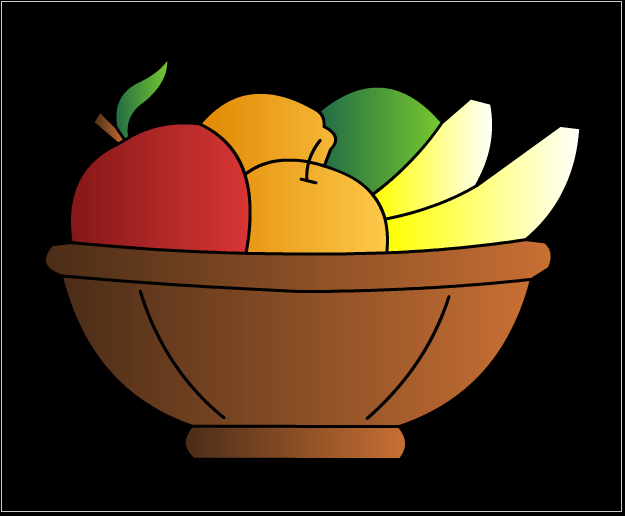
//> input picture fruits.png, 625 x 516 px
$ ./canny   (built with g++ and OpenCV 4)
//> lines starting //> are read from the running program, lines starting //| are printed output that depends on the picture
#include "opencv2/highgui/highgui.hpp"
#include "opencv2/imgproc/imgproc.hpp"
#include "opencv2/core/core.hpp"

#include <iostream>

#include <stdio.h>
#include <stdlib.h>

using namespace cv;
using namespace std;

int main()
{
	Mat a=imread("fruits.png",0);
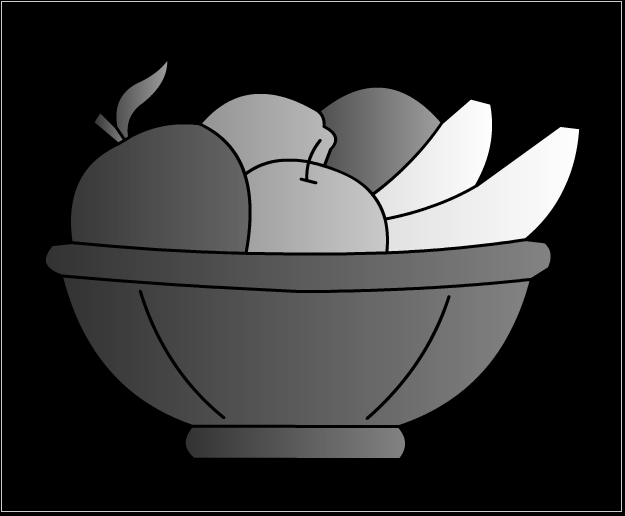
//> a: 516 rows x 625 cols, CV_8UC1; min 0, max 254, mean 52.5

	int i,j,low=15,high=50;

	namedWindow("Image",WINDOW_AUTOSIZE);
	createTrackbar("Low","Image",&low,500);
	createTrackbar("High","Image",&high,500);

	while(1)
	{
		Mat b(a.rows,a.cols,CV_8UC1,Scalar(0));
		GaussianBlur(a,b,Size(5,5),1.5,1.5);
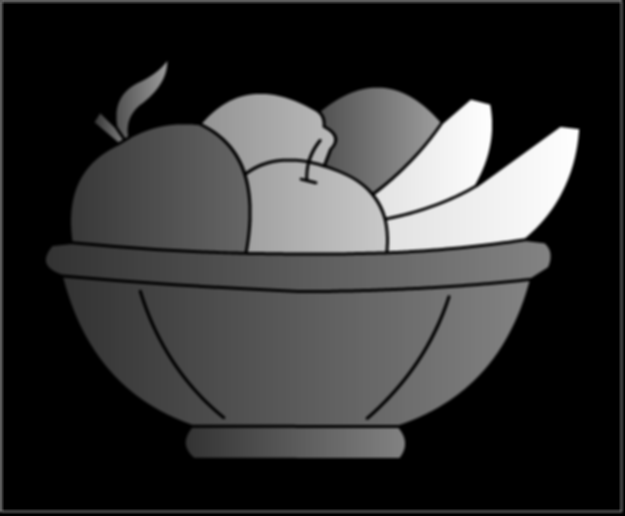
//> b: 516 rows x 625 cols, CV_8UC1; min 0, max 254, mean 52.6
		Canny(b,b,low,high);
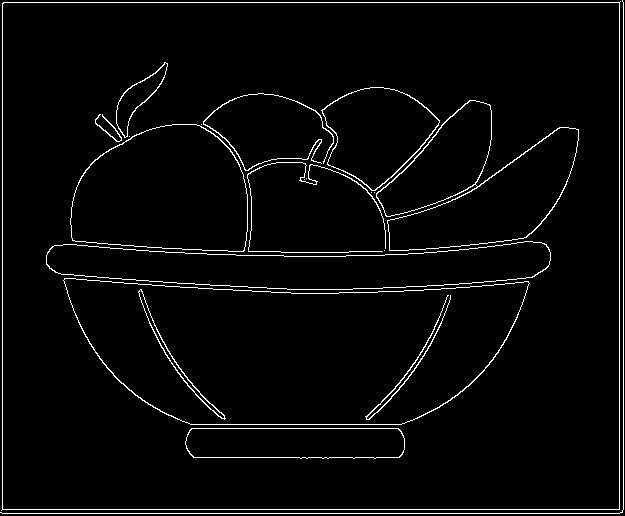
//> b: 516 rows x 625 cols, CV_8UC1; 3.2% white in thin lines or dots

		imshow("Image",b);
		int flag=waitKey(30);
//> the Esc key is pressed
		if(flag==27) break;
	}

	return 0;

}
